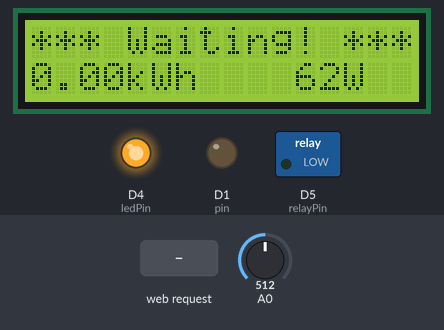
Bench run of a sketch on a simulated ESP8266 (NodeMCU). Shown: 16×2 character LCD, switched loads named in the sketch (green lamp = pin HIGH), output pins drawn as LEDs (lit = HIGH). Inputs (shaded band) come from the test bench; at power-on: A0 = 512. WiFi joins after 1.5 s; servers stay silent unless stated; what the sketch prints to the serial monitor is not drawn.

Above: at 7.9 s.
8.0 s: HTTP request GET /PLUG=ON received
At 8.6 s:
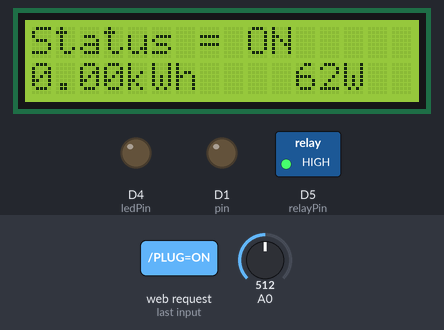
9.8 s: HTTP request GET /PLUG=OFF received
At 11.0 s:
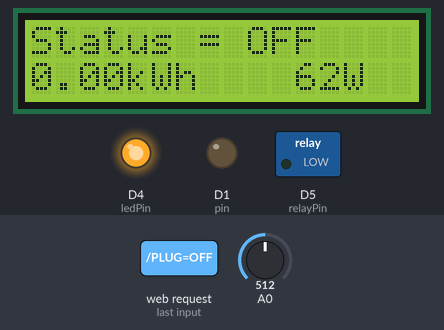
11.3 s: A0 set to 421
At 12.6 s:
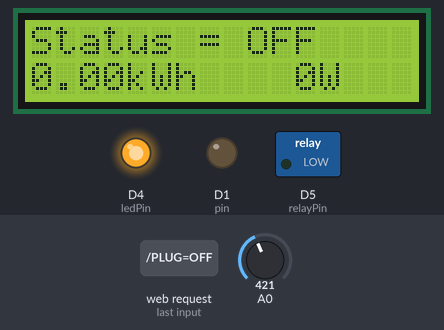
13.6 s: A0 set to 441
At 15.2 s:
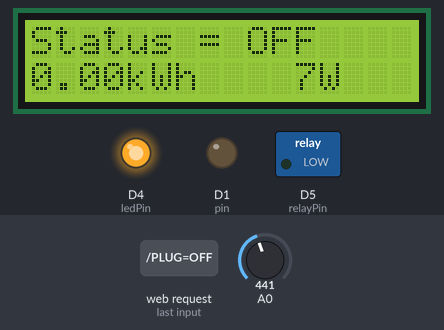
16.2 s: A0 set to 716
At 17.8 s:
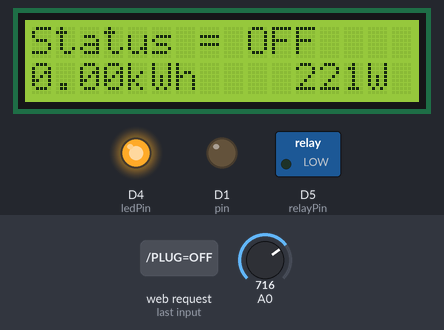
Timing chart, 0 to 19.3 s (numbered marks = the images above; inputs shaded):
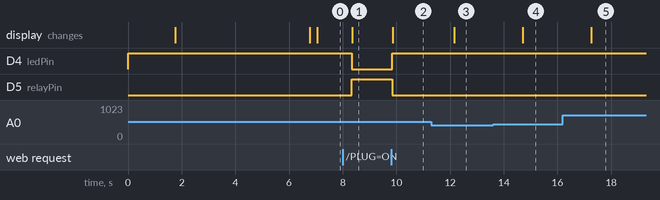

Measured:
- after the input at 8.0 s, D4 (ledPin): HIGH → LOW after 0.33 s; D5 (relayPin): LOW → HIGH after 0.33 s; the display: changes after 0.36 s (image 1)
- after the input at 9.8 s, D4 (ledPin): LOW → HIGH after 0.05 s; D5 (relayPin): HIGH → LOW after 0.05 s; the display: changes after 0.06 s (image 2)
- after the input at 11.3 s, the display: changes after 0.86 s (image 3)
- after the input at 13.6 s, the display: changes after 1.1 s (image 4)
- after the input at 16.2 s, the display: changes after 1.1 s (image 5)

The sketch:

Smart_Plug_WiFi_20180508.ino
```cpp
#include <ESP8266WiFi.h>
#include <Thread.h>
#include <ThreadController.h>
#include <SoftwareSerial.h>
#include <LiquidCrystal_I2C.h>

LiquidCrystal_I2C lcd(0x3F, 16, 2);
ThreadController controll = ThreadController();
Thread myThread = Thread();
Thread myThread2 = Thread();

const char* ssid = "Your SSID of AP";
const char* password = "Your Password of AP";
int relayPin = D5;
int ledPin = 2;
int pin = D1;
int current;
double kilos = 0;
int peakPower = 0;

WiFiServer server(80);

void setup()
{
 Serial.begin(115200);
 delay(10);
 pinMode(ledPin, OUTPUT);
 digitalWrite(ledPin, HIGH);
 pinMode(pin, OUTPUT);
 pinMode(relayPin, OUTPUT);
 digitalWrite(relayPin, LOW);

 // Set WiFi to station mode and disconnect from an AP if it was previously connected
 WiFi.mode(WIFI_STA);
 WiFi.disconnect();
 delay(100);
 Serial.println("Setup done");

 // Connect to WiFi network
 Serial.println();
 Serial.print("Connecting to ");
 Serial.println(ssid);
 WiFi.begin(ssid, password);

 while (WiFi.status() != WL_CONNECTED)
 {
   delay(500);
   Serial.print(".");
 }

 Serial.println("");
 Serial.println("WiFi connected");

 // Start the server
 server.begin();
 Serial.println("Server started");

 // Print the IP address
 Serial.print("Use this URL to connect: ");
 Serial.print("http://");
 Serial.print(WiFi.localIP());
 Serial.println("/");

 lcd.begin(16,2);
 lcd.init();
 lcd.setCursor(0, 0);
 lcd.print("Smart Plug");
 lcd.setCursor(0, 1);
 lcd.print(WiFi.localIP());
 lcd.backlight();
 delay(5000);
 lcd.setCursor(0, 0);
 lcd.print("*** Waiting! ***");

 myThread.onRun(webServer);
 myThread.setInterval(1500);

 myThread2.onRun(powerCheck);
 myThread2.setInterval(1000);

 controll.add(&myThread);
 controll.add(&myThread2);
}

void loop()
{
  controll.run();
}

void webServer()
{

   // Check if a client has connected
   WiFiClient client = server.available();
   if (!client)
   {
     return;
   }

   // Wait until the client sends some data
//  Serial.println("new client");


   while(!client.available())
   {
     delay(1);
   }

   // Read the first line of the request
   String request = client.readStringUntil('\r');
   Serial.println(request);

   // favicon.ico request이면 건너 뛰자.
  if( request.substring(5,16) != "favicon.ico")
   {
      client.flush();

      // Match the request
      if (request.indexOf("/PLUG=ON") != -1)
         {
              digitalWrite(ledPin, LOW);
              digitalWrite(relayPin, HIGH);
              lcd.setCursor(0, 0);
              lcd.print("Status = ON     ");
         }

      if (request.indexOf("/PLUG=OFF") != -1)
         {
              digitalWrite(ledPin, HIGH);
              digitalWrite(relayPin, LOW);
              lcd.setCursor(0, 0);
              lcd.print("Status = OFF    ");
         }

             // Return the response
             client.println("HTTP/1.1 200 OK");
             client.println("Content-Type: text/html");
             client.println(""); //  do not forget this one
             client.println("<!DOCTYPE HTML>");
             client.println("<html>");
             client.println("<head>");

             //배경 색 문자 색 사이즈 HTML CSS 설정
             client.println("<style>");
             client.println("body {");
             client.println("background-color: white;");
             client.println("}");
             client.println("p {");
             client.println("color:green;");
             client.println("font-size:300%;");
             client.println("}");

             //버튼 HTML CSS 설정
             client.println(".button {");
             client.println("background-color: yellow;");
             client.println("border: none;");
             client.println("color: black;");
             client.println("padding: 20px 32px;");
             client.println("text-align: center;");
             client.println("text-decoration: none;");
             client.println("display: inline-block;");
             client.println("font-size: 20px;");
             client.println("margin: 14px 20px;");
             client.println("cursor: pointer;");
             client.println("}");

             client.println("</style>");
             client.println("</head>");
             client.println("<body>");
             client.println("<p>");
             client.print("Smart Plug");
             client.println("<br>");

             client.println("<style>");
             client.println("p {");
             client.println("color:blue;");
             client.println("font-size:300%;");
             client.println("}");
             client.println("</style>");
             client.print("Made by Jason");
             client.println("<br>");
             client.println("<a href=\"/PLUG=ON\"\" class='button'>Plug on </button></a>");//Built-in LED on
             client.println("<a href=\"/PLUG=OFF\"\" class='button'>Plug Off </button></a>");//Built-in LED OFF
             client.println("</p>");
             client.println("</body>");
             client.println("</html>");
             delay(1);

             Serial.println("Client disonnected");
             Serial.println("");
    }         // if문 괄호 닫기
}

void powerCheck()
{
  int current = 0;
  int maxCurrent = 0;
  int minCurrent = 1023;

        for (int i=0 ; i<=2048 ; i++)  //Monitors and logs the current input for 200 cycles to determine max and min current
        {
          current = analogRead(A0);    //Reads current input and records maximum and minimum current
          if(current >= maxCurrent)
             maxCurrent = current;
          else if(current <= minCurrent)
            minCurrent = current;
            delayMicroseconds(10);
        }

//      Serial.println(maxCurrent);
        if (maxCurrent <= 431)
        {
          maxCurrent = 431;
        }

        double RMSCurrent = ((maxCurrent - 431)*0.707*6.6/220/6);

        int RMSPower = 220*RMSCurrent;    //Calculates RMS Power Assuming Voltage 220VAC, change to 110VAC accordingly
        if (RMSPower > peakPower)
        {
          peakPower = RMSPower;
        }
        kilos = kilos + (RMSPower * (2.05/60/60/1000));    //Calculate kilowatt

       lcd.setCursor(0,1);
       lcd.print("                ");

       lcd.setCursor(0,1);
       lcd.print(kilos);
       lcd.print("kWh");

       lcd.setCursor(11,1);
       lcd.print(RMSPower);
       lcd.print("W");
}
```
